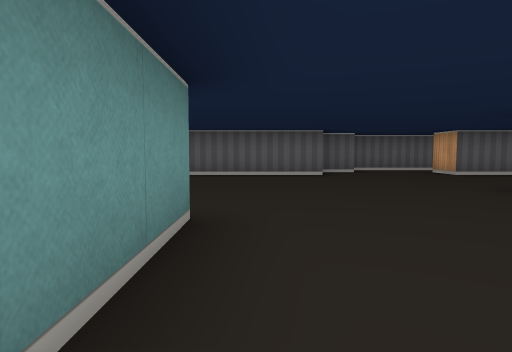
view 1 (above)

21 first-person views from a walk through a cub3D maze. The camera is about half as high as the walls, tilts 4° down and sees 75° across. The floor is counted in squares. Each view is taken from the middle of a square. On the plan, view 1 faces up. The plan holds only what a view shows up to about 9 squares ahead; the rest is blank.

view 2
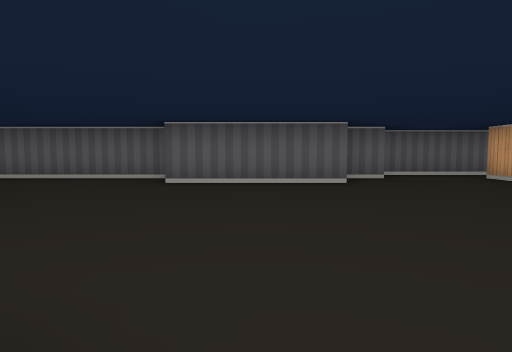

view 3
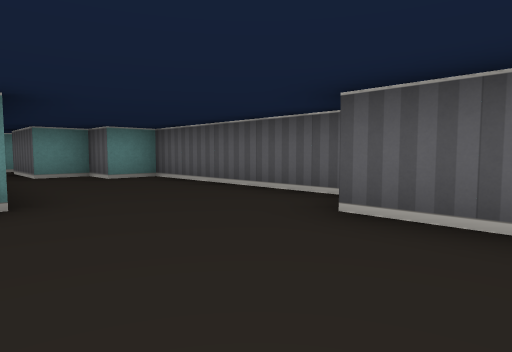

view 4
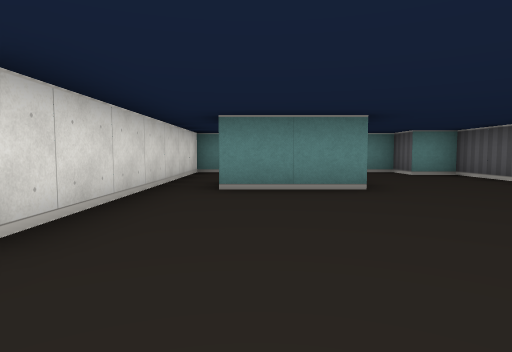

view 5
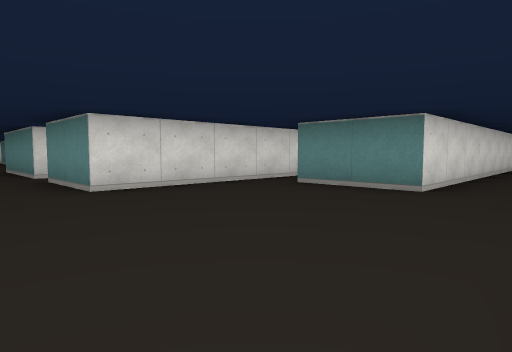

view 6
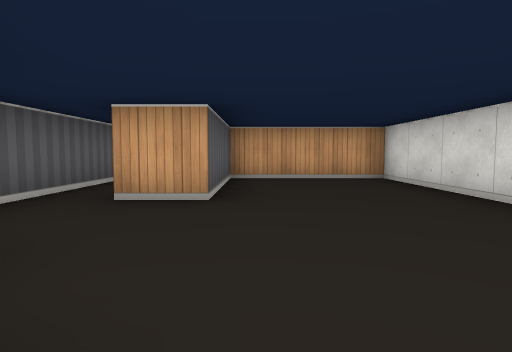

view 7
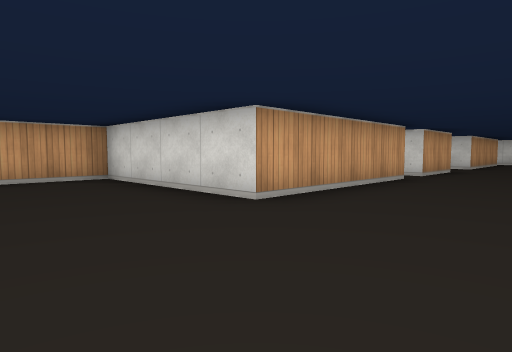

view 8
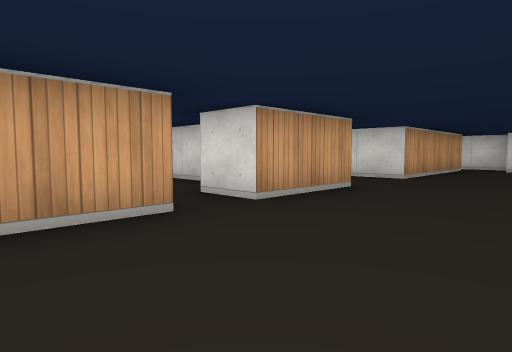

view 9
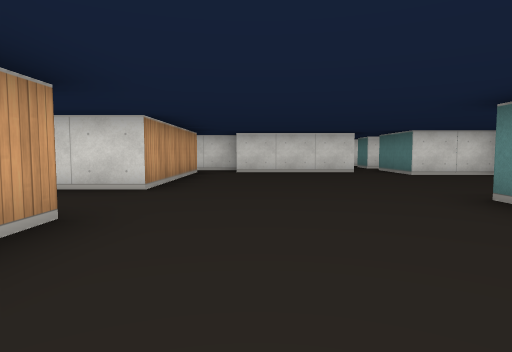

view 10
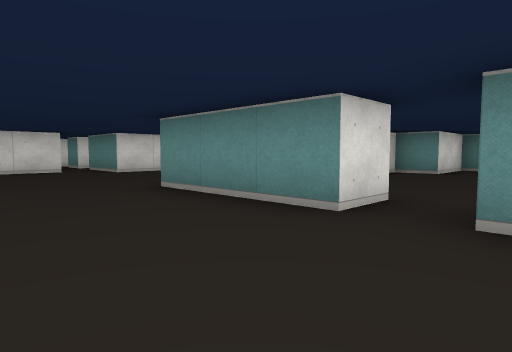

view 11
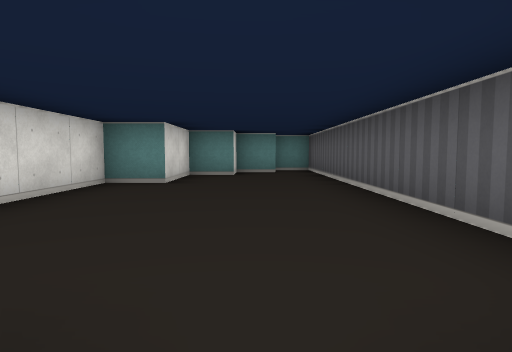

view 12
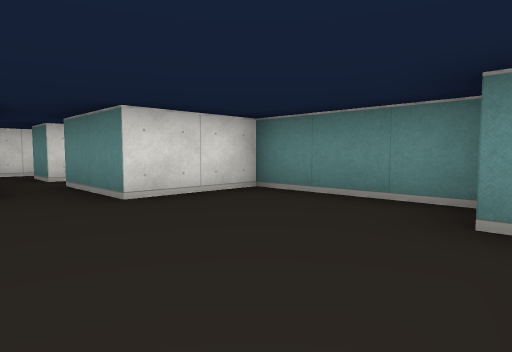

view 13
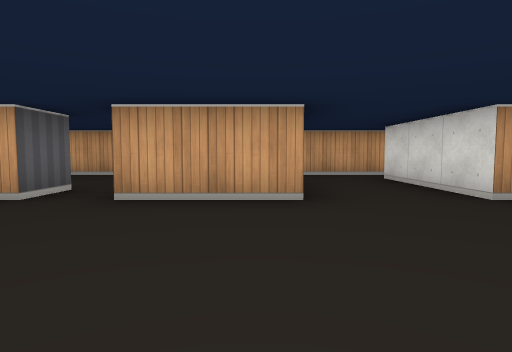

view 14
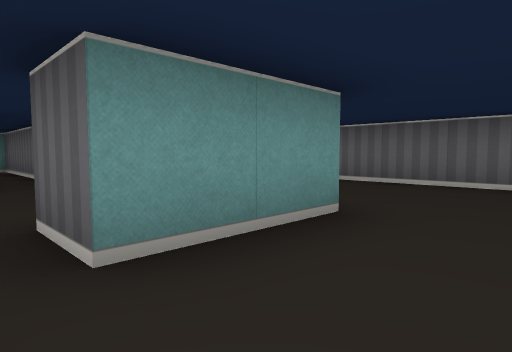

view 15
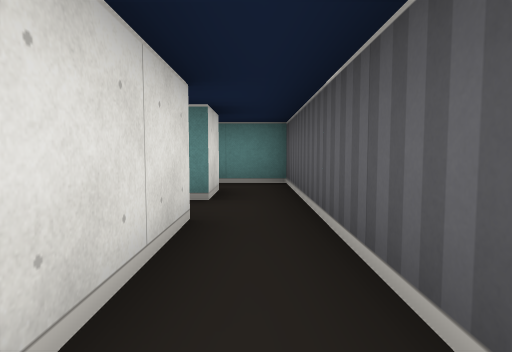

view 16
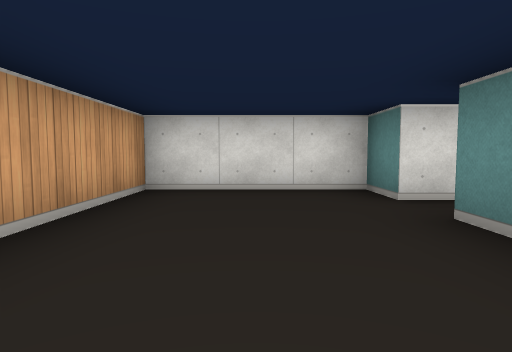

view 17
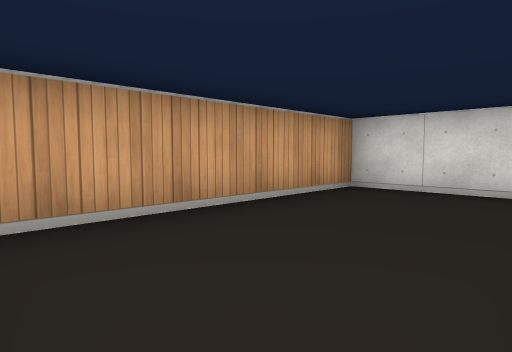

view 18
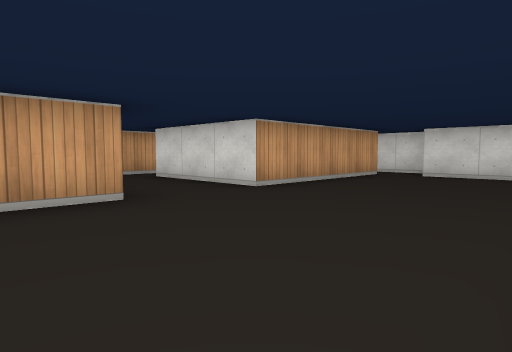

view 19
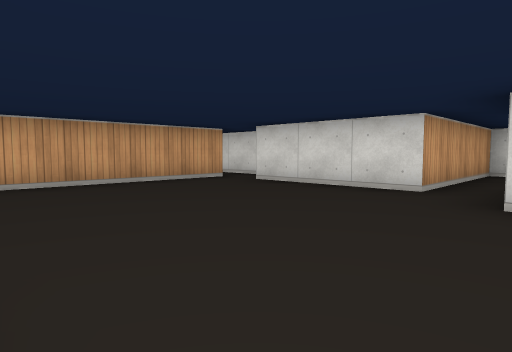

view 20
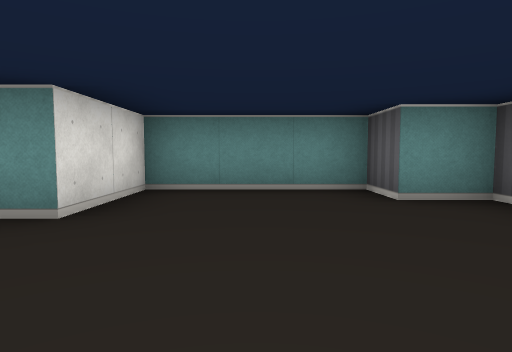

view 21
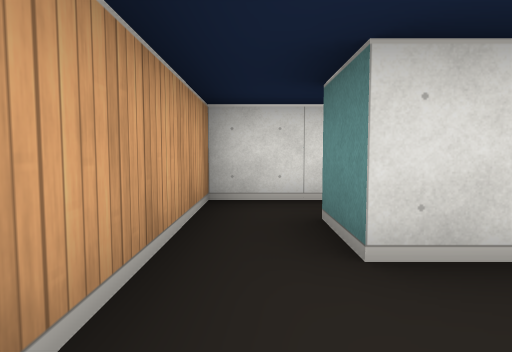

### Floor plan
Points are (right, up) in squares from view 1. A wall is a line through its corners. A room is listed if a view was taken in it or the views show most of it. See-through windows are left out.
Room 1 (views 1, 2, 3, 4, 5, 6, 7, 8, 9, 10, 11, 12, 13, 14, 18, 19, 20, 21)
walls: (-1.6, -0.5) (-0.5, -0.5) (-0.5, -3.5); (4.5, 0.5) (3.5, 0.5) (3.5, 4.5) (7.5, 4.5) (7.5, 7.5) (4.5, 7.5) (4.5, 8.5); (3.5, -2.6) (3.5, -0.5) (4.5, -0.5); (-2.5, -3.4) (-2.5, -4.5) (-3.5, -4.5) (-3.5, -7.5) (-1.5, -7.5) (-1.5, -8.5); (-4.5, 2.5) (-0.5, 2.5) (-0.5, 0.5); (1.6, 7.5) (-1.5, 7.5); (2.6, 8.5) (1.6, 8.5); (-1.8, 8.5) (-6.5, 8.5) (-6.5, 7.5) (-7.5, 7.5) (-7.5, 6.5) (-9.5, 6.5); (7.5, -4.5) (7.5, -3); (-0.5, -8.5) (2.5, -8.5); (3.5, -8.6) (3.5, -4.5) (6.5, -4.5); (6.9, 9.5) (2.9, 9.5); (2.8, -9.5) (4.8, -9.5); (-10.2, 5.5) (-3.5, 5.5) (-3.5, 3.5) (-4.5, 3.5)
ways out: opening at (-4, 3) to room 2; opening at (4, 0) to room 3; opening at (-1, 0) to room 4; opening at (7, -5) to room 6; opening at (-9, 6); opening at (-1, -9)
Room 2 (view 15)
walls: (-7.6, 4.5) (-9.6, 4.5); (-7.5, 3.1) (-7.5, 2.5) (-4.5, 2.5); (-9.5, 3.5) (-7.6, 3.5)
ways out: opening at (-4, 3) to room 1; opening at (-9, 4) to room 5
Room 3 (views 16, 17)
walls: (4.5, 1.1) (4.5, 0.5); (4.5, -0.5) (4.5, -1.5) (7.5, -1.5) (7.5, 2.8)
ways out: opening at (4, 0) to room 1
Room 4 (no view inside)
walls: (-2.9, 1.5) (-10, 1.5); (-9.5, 0.5) (-9.5, -0.5) (-8.5, -0.5) (-8.5, -1.5) (-6.5, -1.5) (-6.5, -2.5) (-4.1, -2.5)
ways out: opening at (-1, 0) to room 1
Room 5 (no view inside)
walls: (-11.5, 3.5) (-10.5, 3.5); (-9.6, 4.5) (-12.5, 4.5) (-12.5, 3.4)
ways out: opening at (-9, 4) to room 2; opening at (-12, 3)
Room 6 (no view inside)
walls: (6.2, -6.5) (7.5, -6.5) (7.5, -4.5); (6.5, -4.5) (6.5, -5.5)
ways out: opening at (7, -5) to room 1

Where each view was taken, in squares from view 1:
view 1: 0 up, 0 right, facing up
view 2: 2 up, 0 right, facing up
view 3: 5 up, 0 right, facing up-left
view 4: 4 up, 1 right, facing left
view 5: 7 up, 1 right, facing down-left
view 6: 7 up, 1 right, facing right
view 7: 7 up, 1 right, facing down-right
view 8: 2 up, 1 right, facing down-right
view 9: 0 up, 2 right, facing down
view 10: 1 up, 2 right, facing down-left
view 11: 0 up, 1 left, facing left
view 12: 4 down, 0 right, facing down-left
view 13: 2 down, 0 right, facing right
view 14: 3 up, 2 left, facing up-left
view 15: 4 up, 7 left, facing left
view 16: 3 up, 6 right, facing down
view 17: 3 up, 5 right, facing down-right
view 18: 1 down, 0 right, facing down-right
view 19: 4 down, 2 left, facing down-right
view 20: 6 down, 1 right, facing left
view 21: 3 down, 7 right, facing down
